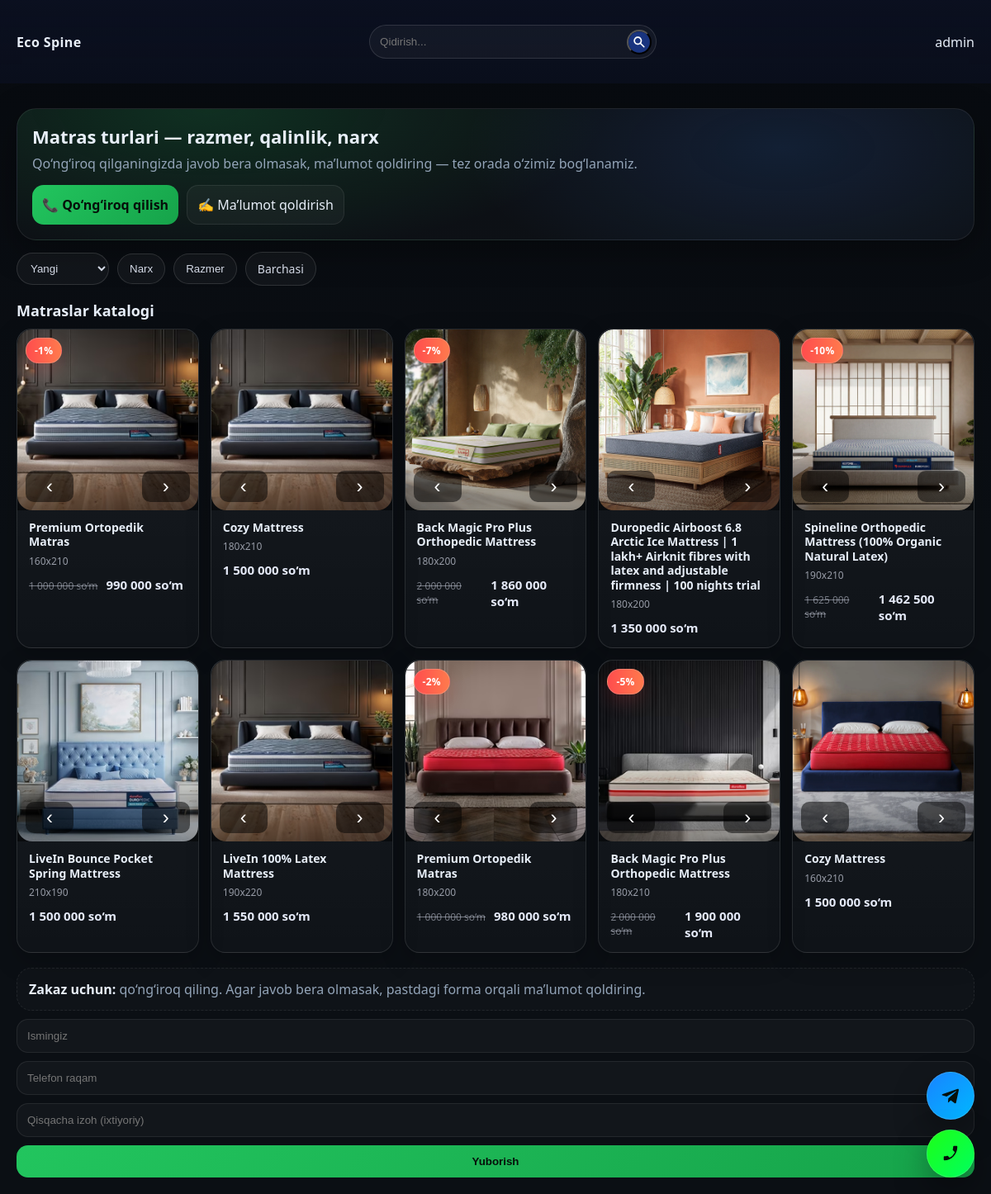
The page / on the database its author committed.
### app/models/product.py (models this page shows, shortened)
class Product(db.Model):
    __tablename__ = 'products'
    id = db.Column(db.Integer, primary_key=True)
    title = db.Column(db.String(120), nullable=False)
    price = db.Column(db.Integer, nullable=False, default=0)
    size = db.Column(db.String(20), nullable=False)
    description = db.Column(db.Text, nullable=False)
    discount_percent = db.Column(db.Integer, default=0)
    is_active = db.Column(db.Boolean, default=True, nullable=False)
    created_by = db.Column(db.Integer, db.ForeignKey('users.id'))
    created_at = db.Column(db.DateTime, default=datetime.now)
    images = db.relationship(
        "ProductImage",
        back_populates="product",
        cascade="all, delete-orphan",
        lazy="selectin",
    )
    @hybrid_property
    def final_price(self):
        d = self.discount_percent or 0
        return int(self.price * (100 - d) / 100)

### app/models/product_image.py (models this page shows)
class ProductImage(db.Model):
    __tablename__ = 'product_image'
    id = db.Column(db.Integer, primary_key=True)
    filename = db.Column(db.String(255), nullable=False)
    is_main = db.Column(db.Boolean, default=False, nullable=False)
    created_at = db.Column(db.DateTime, default=datetime.now)
    product_id = db.Column(
        db.Integer,
        db.ForeignKey("products.id", ondelete="CASCADE"),
        nullable=False,
        index=True,
    )
    product = db.relationship("Product", back_populates="images")

### app/routes/home.py (the view, shortened to what this page needs)
@home_bp.route('/', methods=['GET'])
def index():
    q = (request.args.get("q") or "").strip()
    sort = request.args.get("sort") or "new"
    min_price = (request.args.get("min_price") or "").strip()
    max_price = (request.args.get("max_price") or "").strip()
    selected_sizes = [s.strip() for s in request.args.getlist("sizes") if s.strip()]
    query = Product.query.filter(Product.is_active.is_(True))
    if selected_sizes:
        query = query.filter(Product.size.in_(selected_sizes))
    if min_price:
        try:
            query = query.filter(Product.final_price >= int(min_price))
        except ValueError:
            pass
    if max_price:
        try:
            query = query.filter(Product.final_price <= int(max_price))
        except ValueError:
            pass
    if sort == "price_asc":
        query = query.order_by(Product.final_price.asc())
    elif sort == "price_desc":
        query = query.order_by(Product.final_price.desc())
    elif sort == "discount_desc":
        query = query.order_by(Product.discount_percent.desc())
    else:
        query = query.order_by(Product.id.desc())
    products = query.all()
    sizes = [
        (r[0] or "").strip()
        for r in db.session.query(Product.size).distinct().order_by(Product.size).all()
        if (r[0] or "").strip()
    ]
    return render_template('main/home.html', products=products, sizes=sizes, selected_sizes=selected_sizes)

### app/__init__.py (called while the page is built)
def create_app():
    app = Flask(__name__, instance_relative_config=True)
    app.config.from_object(Config)
    db.init_app(app)
    from app.routes.home import home_bp
    from app.routes.admin import admin_bp
    app.register_blueprint(home_bp)
    app.register_blueprint(admin_bp, url_prefix='/admin')
    BASE_DIR = os.path.abspath(os.path.dirname(__file__))
    app.config["UPLOAD_FOLDER"] = os.path.join(BASE_DIR, "static", "uploads")
    @app.template_filter("uzs")
    def uzs(value):
        try:
            return f"{int(value):,}".replace(",", " ")
        except Exception:
            return value
    return app

### app/templates/main/home.html (shortened to what this page needs)
{% extends "base_home.html" %}
{% block body %}
  <div class="filters-row">
    <div class="sort-box">
      {% set cur_sort = request.args.get('sort','new') %}
      <select id="sortSelect">
        <option value="new" {% if cur_sort=='new' %}selected{% endif %}>Yangi</option>
      </select>
    </div>
    <button type="button" class="chip" data-open="#priceModal">
      Narx
    </button>
    <button type="button" class="chip" data-open="#sizeModal">
      Razmer
    </button>
    <a class="chip reset" href="{{ url_for('home.index') }}">Barchasi</a>
  </div>
  <div class="section">
    <h2>Matraslar katalogi</h2>
    <div class="products-grid">
    {% for product in products %}
      <div class="product-card" href="#">
        <div class="img-wrap">
          {% if product.discount_percent and product.discount_percent > 0 %}
            <div class="badge-discount">-{{ product.discount_percent }}%</div>
          {% endif %}
          <div class="carousel">
            <a class="carousel-track"
                data-title="{{ product.title }}"
                data-size="{{ product.size }}"
                data-description="{{ product.description }}"
                data-price="{{ product.price | uzs }}"
                data-final="{{ product.final_price | uzs }}"
                data-discount="{{ product.discount_percent or 0 }}"
                data-images='{{ (product.images | map(attribute="filename") | list) | tojson }}'
                data-tg_user="saidkhans">
              {% for img in product.images %}
                <img src="{{ url_for('static', filename='uploads/' ~ img.filename) }}">
              {% endfor %}
            </a>
            <button class="prev">‹</button>
            <button class="next">›</button>
          </div>
        </div>
        <div class="card-body">
          <div class="title">{{ product.title }}</div>
          <div class="meta">{{ product.size }}</div>
          {% if product.discount_percent and product.discount_percent > 0 %}
            <div class="price-row">
              <span class="old-price">{{ product.price | uzs }} so‘m</span>
              <span class="new-price">{{ product.final_price | uzs }} so‘m</span>
            </div>
          {% else %}
            <div class="price-row">
              <span class="new-price">{{ product.price | uzs }} so‘m</span>
            </div>
          {% endif %}
        </div>
      </div>
    {% endfor %}
    </div>
  </div>
{% endblock %}

### app/templates/base_home.html (shortened to what this page needs)
<!DOCTYPE html>
<html lang="en">
<head>
    <link rel="stylesheet" href="{{ url_for('static', filename='css/style-main.css') }}">
</head>
<body>
    <a href="#" target="_blank" class="fab-call tg" id="global_tg">
        <svg viewBox="0 0 24 24" width="22">
            <path fill="currentColor"
            d="M9.04 15.57l-.38 5.35c.54 0 .77-.23 1.05-.5l2.52-2.41 5.22 3.82c.96.53 1.64.25 1.9-.89l3.44-16.12h.01c.32-1.49-.54-2.07-1.47-1.72L1.7 9.7c-1.46.57-1.44 1.39-.25 1.76l5.3 1.66L19.02 6.1c.58-.35 1.11-.16.68.19"/>
        </svg>
    </a>
    <a class="fab-call" href="#" aria-label="Qo‘ng‘iroq qilish">
    </a>
    <header class="shop-header">
        <div class="topbar">
            <a href="{{ url_for('home.index') }}" class="logo">Eco Spine</a>
        <form id="filtersForm" method="get" action="{{ url_for('home.index') }}" class="search-bar">
            <input type="text" name="q" placeholder="Qidirish..." value="{{ request.args.get('q','') }}">
            <button style="padding: 0; background: none; width: 30px; height: 30px;" type="submit">
            </button>
        </form>
        <a href="{{ url_for('admin.admin_panel') }}">admin</a>
    </div>
    </header>
   <div class="page-container">
        <div class="hero">
            <h1>Matras turlari — razmer, qalinlik, narx</h1>
            <p>Qo‘ng‘iroq qilganingizda javob bera olmasak, ma’lumot qoldiring — tez orada o‘zimiz bog‘lanamiz.</p>
            <div class="hero-actions">
                <a class="btn btn-primary" href="tel:+998913573363">📞 Qo‘ng‘iroq qilish</a>
                <a class="btn" href="#callback">✍️ Ma’lumot qoldirish</a>
            </div>
        </div>
        {% block body %}{% endblock %}
        <div class="section">
            <div class="notice">
            <b style="color:#e7eef8">Zakaz uchun:</b> qo‘ng‘iroq qiling. Agar javob bera olmasak, pastdagi forma orqali ma’lumot qoldiring.
            </div>
        </div>
        <form class="form" action="#" method="post" id="callback">
        <input name="name" placeholder="Ismingiz" required>
        <input name="phone" placeholder="Telefon raqam" required>
        <input name="message" placeholder="Qisqacha izoh (ixtiyoriy)">
        <button class="btn btn-primary" type="submit">Yuborish</button>
        </form>
   </div>
</body>
</html>

### rows shown on the page
Product: discount_percent "1", title "Premium Ortopedik Matras", size "160x210", price|uzs "1 000 000", final_price|uzs "990 000"
ProductImage: filename (picture)
Product: title "Cozy Mattress", size "180x210", price|uzs "1 500 000"
ProductImage: filename (picture)
Product: discount_percent "7", title "Back Magic Pro Plus Orthopedic Mattress", size "180x200", price|uzs "2 000 000", final_price|uzs "1 860 000"
ProductImage: filename (picture)
Product: title "Duropedic Airboost 6.8 Arctic Ice Mattress | 1 lakh+ Airknit fibres with latex and adjustable firmness | 100 nights trial", size "180x200", price|uzs "1 350 000"
ProductImage: filename (picture)
Product: discount_percent "10", title "Spineline Orthopedic Mattress (100% Organic Natural Latex)", size "190x210", price|uzs "1 625 000", final_price|uzs "1 462 500"
ProductImage: filename (picture)
Product: title "LiveIn Bounce Pocket Spring Mattress", size "210x190", price|uzs "1 500 000"
ProductImage: filename (picture)
Product: title "LiveIn 100% Latex Mattress", size "190x220", price|uzs "1 550 000"
ProductImage: filename (picture)
Product: discount_percent "2", title "Premium Ortopedik Matras", size "180x200", price|uzs "1 000 000", final_price|uzs "980 000"
ProductImage: filename (picture)
Product: discount_percent "5", title "Back Magic Pro Plus Orthopedic Mattress", size "180x210", price|uzs "2 000 000", final_price|uzs "1 900 000"
ProductImage: filename (picture)
Product: title "Cozy Mattress", size "160x210", price|uzs "1 500 000"
ProductImage: filename (picture)
